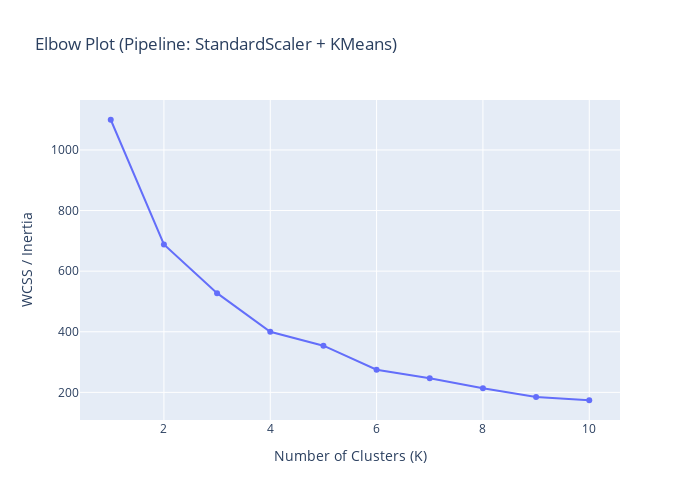

The code cell stored with this chart in its notebook:
### Markdown cell above
We dropped raw counting stats that are heavily affected by playing time, aka PA, and replaced them with rate-based metrics based on plate appearances, so we are comparing stats based on assumption that they have the same number of opportunities to make a play. The variables we have now are:

age - same as before
AVG - batting average, how often hitter gets a base hit
OBP - on base percentage, how often hitter reaches base by any means
SLG - slugging percentage,  how many bases gained per at-bat
ISO - how much of player's production comes from extra base hits like doubles, triples, home runs

### Code cell
K_values = list(range(1, 11))
wcss = []

for k in K_values:
    pipe.set_params(kmeans__n_clusters=k)
    pipe.fit(X)
    inertia = pipe["kmeans"].inertia_
    wcss.append(inertia)


fig = px.line(
    x=K_values,
    y=wcss,
    markers=True,
    title="Elbow Plot (Pipeline: StandardScaler + KMeans)",
    labels={"x": "Number of Clusters (K)", "y": "WCSS / Inertia"}
)

fig.update_layout(height=500, width=700)
fig.show()

### Figure 1 — Plotly figure (JSON) as saved in the notebook; plotly's stock layout.template omitted (floating-point values rounded to 4 significant figures)
{"data": [{"hovertemplate": "Number of Clusters (K)=%{x}<br>WCSS / Inertia=%{y}<extra></extra>", "legendgroup": "", "line": {"color": "#636efa", "dash": "solid"}, "marker": {"symbol": "circle"}, "mode": "lines+markers", "name": "", "orientation": "v", "showlegend": false, "type": "scatter", "x": [1, 2, 3, 4, 5, 6, 7, 8, 9, 10], "xaxis": "x", "y": [1100.0, 688.0, 527.3, 400.1, 354.1, 274.9, 246.3, 213.4, 184.8, 174.0], "yaxis": "y"}], "layout": {"height": 500, "legend": {"tracegroupgap": 0}, "title": {"text": "Elbow Plot (Pipeline: StandardScaler + KMeans)"}, "width": 700, "xaxis": {"anchor": "y", "domain": [0, 1], "title": {"text": "Number of Clusters (K)"}}, "yaxis": {"anchor": "x", "domain": [0, 1], "title": {"text": "WCSS / Inertia"}}}}
